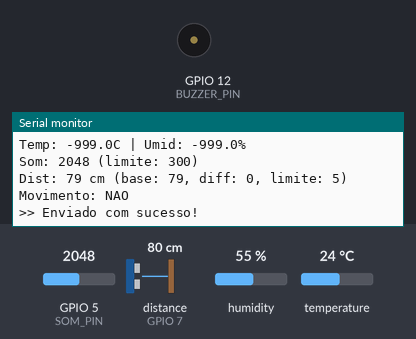
The sketch below on a simulated ESP32-S3. Parts: buzzer (waves = sounding, pin HIGH), the last lines printed to the serial monitor. Wiring (inferred from the names in the program): ultrasonic range finder: trigger GPIO 3; echo GPIO 7. The inputs (shaded band) are chosen by the test bench; at power-on: distance to the obstacle (sensor on GPIO 7) 80 cm, humidity 55 %, GPIO 5 (SOM_PIN) = 2048, temperature 24 °C. The echo pulse lasts 58.3 µs per cm; WiFi joins after 1.5 s; servers stay silent unless stated; uploads are accepted with an empty reply; pins used as bus, display or sensor lines are not drawn.

Above: at 5.1 s.
5.2 s: distance to the obstacle (sensor on GPIO 7) set to 2 cm
At 5.77 s:
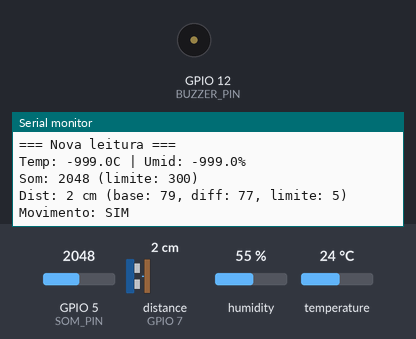
7.1 s: humidity set to 22 %
At 10.9 s:
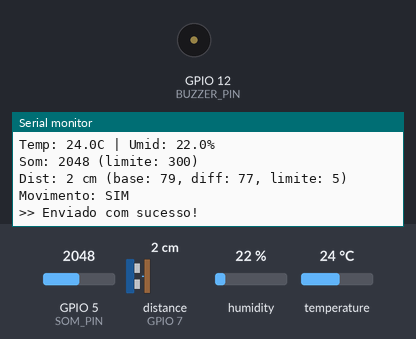
11.5 s: GPIO 5 (SOM_PIN) set to 2866
At 12.45 s:
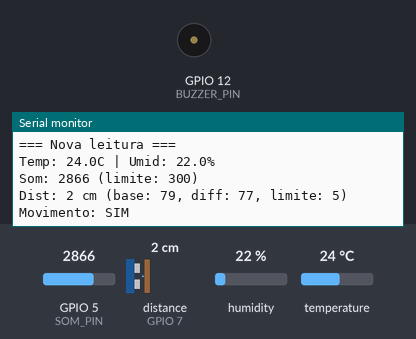
13.0 s: temperature set to 12 °C
At 14.0 s:
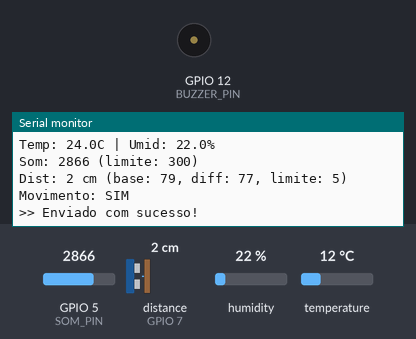
14.5 s: distance to the obstacle (sensor on GPIO 7) set to 4 cm
16.0 s: GPIO 5 (SOM_PIN) set to 3972
At 17.8 s:
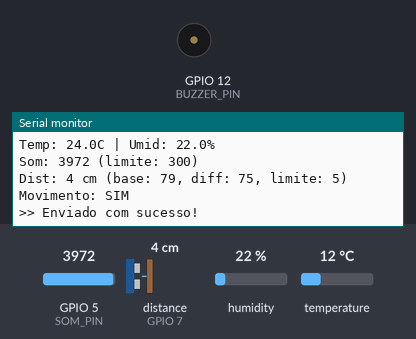
Timing chart, 0 to 18.5 s (numbered marks = the images above; inputs shaded):
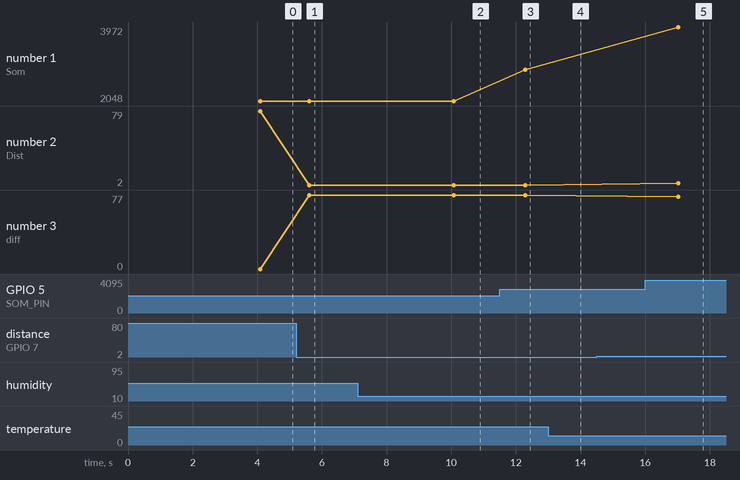

The sketch:

esp32_dht11.ino
```cpp
// ========================================
// MONITOR DE CASA - ESP32-S3
// DHT11/22 + Som + Ultrassonico + Buzzer
// ========================================

#include <WiFi.h>
#include <HTTPClient.h>
#include <DHT.h>

// === WIFI E SERVIDOR ===
const char* WIFI_SSID = "Mateus";
const char* WIFI_PASSWORD = "mateus2000";
const char* API_URL = "https://home-monitor-backend.onrender.com/api/temperatura";
const char* API_KEY = "1";
const char* BUZZER_URL = "https://home-monitor-backend.onrender.com/api/buzzer";
const char* RECALIBRAR_URL = "https://home-monitor-backend.onrender.com/api/recalibrar";
const char* RECALIBRAR_DONE_URL = "https://home-monitor-backend.onrender.com/api/recalibrar/done";

// === PINOS ===
#define DHTPIN 4
#define DHTTYPE DHT11
#define SOM_PIN 5
#define BUZZER_PIN 12
#define TRIG_PIN 3        // Ultrassonico Trig -> GPIO3 (lado esquerdo, funciona normal)
#define ECHO_PIN 7        // Ultrassonico Echo -> GPIO7 (lado esquerdo)

DHT dht(DHTPIN, DHTTYPE);

// === LIMITES ===
#define SOM_LIMITE_ALERTA 300
#define MOVIMENTO_TOLERANCIA 5    // cm

// === INTERVALOS (ms) ===
#define INTERVALO_SOM 1500
#define INTERVALO_DHT 10000
#define INTERVALO_KEEPALIVE 30000
#define INTERVALO_BUZZER 5000
#define INTERVALO_MOVIMENTO 500

// === SENSOR DE SOM ===
int lerNivelSom() {
  int maximo = 0;
  unsigned long fim = millis() + 50;
  while (millis() < fim) {
    int v = analogRead(SOM_PIN);
    if (v > maximo) maximo = v;
  }
  return maximo;
}

// === SENSOR ULTRASSONICO (HC-SR04) ===
long lerDistancia() {
  digitalWrite(TRIG_PIN, LOW);
  delayMicroseconds(2);
  digitalWrite(TRIG_PIN, HIGH);
  delayMicroseconds(10);
  digitalWrite(TRIG_PIN, LOW);
  long duracao = pulseIn(ECHO_PIN, HIGH, 20000);
  if (duracao == 0) return -1;
  return duracao * 0.0343 / 2;
}

long lerDistanciaMedia() {
  long soma = 0;
  int validas = 0;
  for (int i = 0; i < 5; i++) {
    long d = lerDistancia();
    Serial.printf("  Leitura %d: %ld cm\n", i + 1, d);
    if (d > 0) { soma += d; validas++; }
    delay(50);
  }
  if (validas == 0) {
    Serial.println("  NENHUMA leitura valida! Sensor desconectado ou pinos errados.");
    return -1;  // retorna -1 ao inves de 30 para diagnosticar
  }
  return soma / validas;
}

// === SENSOR DHT ===
float ultTempEnviada = -999;
float ultUmidEnviada = -999;
int   ultSomEnviado = -999;
float ultTempLida = -999;
float ultUmidLida = -999;

bool lerDHT() {
  float t = dht.readTemperature();
  float u = dht.readHumidity();
  if (!isnan(t) && !isnan(u)) {
    ultTempLida = t;
    ultUmidLida = u;
    return true;
  }
  return false;
}

// === ULTRASSONICO - ESTADO ===
long distanciaBase = -1;    // -1 = nao calibrado
bool movimentoDetectado = false;

// === TIMERS ===
unsigned long timerSom = 0;
unsigned long timerDHT = 0;
unsigned long timerKeepAlive = 0;
unsigned long timerBuzzer = 0;
unsigned long timerMovimento = 0;
unsigned long timerWifi = 0;
unsigned long ultimoAtividade = 0;

bool buzzerLigado = false;

// === CALIBRAR SENSOR ===
void calibrarSensor() {
  Serial.println("\n>>> CALIBRANDO SENSOR DE MOVIMENTO <<<");
  Serial.println("Certifique-se que NAO ha ninguem na frente do sensor!");
  delay(2000);

  distanciaBase = lerDistanciaMedia();

  if (distanciaBase <= 0) {
    Serial.println(">> FALHA NA CALIBRACAO! Sensor nao respondeu.");
    Serial.println(">> Verifique: Trig->GPIO3, Echo->GPIO7, VCC->5V, GND->GND");
  } else {
    Serial.printf(">> Calibracao OK! Distancia base: %ld cm\n", distanciaBase);
  }

  // Envia distancia base pro servidor
  if (WiFi.status() == WL_CONNECTED) {
    HTTPClient http;
    http.setTimeout(15000);
    http.begin(RECALIBRAR_DONE_URL);
    http.addHeader("Content-Type", "application/json");
    http.addHeader("x-api-key", API_KEY);
    String json = "{\"distancia\":" + String(distanciaBase) + "}";
    int httpCode = http.POST(json);
    if (httpCode == 200 || httpCode == 201) {
      Serial.println(">> Distancia base enviada ao servidor!");
    }
    http.end();
  }
}

// === CONSULTAR RECALIBRAR ===
void consultarRecalibrar() {
  if (WiFi.status() != WL_CONNECTED) return;

  HTTPClient http;
  http.setTimeout(10000);
  http.begin(RECALIBRAR_URL);
  http.addHeader("x-api-key", API_KEY);

  int httpCode = http.GET();
  if (httpCode == 200) {
    String resp = http.getString();
    if (resp.indexOf("\"pendente\":true") >= 0) {
      Serial.println("\n>> Servidor pediu RECALIBRACAO!");
      calibrarSensor();
      return;
    }
  }
  http.end();
}

// === ENVIAR DADOS AO SERVIDOR ===
void enviarDados() {
  float temperatura = ultTempLida;
  float umidade = ultUmidLida;

  Serial.println("\n=== Nova leitura ===");
  Serial.printf("Temp: %.1fC | Umid: %.1f%%\n", temperatura, umidade);

  if (isnan(temperatura) || isnan(umidade)) {
    Serial.println(">> Sensor NaN - pulando envio");
    return;
  }

  int nivelSom = lerNivelSom();
  Serial.printf("Som: %d (limite: %d)\n", nivelSom, SOM_LIMITE_ALERTA);

  // Le distancia atual para mostrar no serial
  long distAtual = lerDistancia();
  if (distAtual > 0 && distanciaBase > 0) {
    long diff = abs(distAtual - distanciaBase);
    Serial.printf("Dist: %ld cm (base: %ld, diff: %ld, limite: %d)\n",
                  distAtual, distanciaBase, diff, MOVIMENTO_TOLERANCIA);
  } else if (distAtual <= 0) {
    Serial.println("Dist: ERRO (sensor nao responde)");
  }

  Serial.printf("Movimento: %s\n", movimentoDetectado ? "SIM" : "NAO");

  String json = "{\"temperatura\":" + String(temperatura, 1) +
                ",\"umidade\":" + String(umidade, 1) +
                ",\"som\":" + String(nivelSom) +
                ",\"movimento\":" + String(movimentoDetectado ? "true" : "false") + "}";

  if (WiFi.status() != WL_CONNECTED) {
    Serial.println("WiFi off - pulando envio");
    return;
  }

  HTTPClient http;
  http.setTimeout(30000);
  http.begin(API_URL);
  http.addHeader("Content-Type", "application/json");
  http.addHeader("x-api-key", API_KEY);

  int httpCode = http.POST(json);
  if (httpCode == 200 || httpCode == 201) {
    Serial.println(">> Enviado com sucesso!");
    ultTempEnviada = temperatura;
    ultUmidEnviada = umidade;
    ultSomEnviado = nivelSom;
  } else if (httpCode > 0) {
    Serial.printf(">> Erro HTTP %d\n", httpCode);
  } else {
    Serial.println(">> Falha na conexao");
  }
  http.end();
  ultimoAtividade = millis();
}

// === CONSULTA BUZZER ===
void consultarBuzzer() {
  if (WiFi.status() != WL_CONNECTED) return;

  HTTPClient http;
  http.setTimeout(10000);
  http.begin(BUZZER_URL);
  http.addHeader("x-api-key", API_KEY);

  int httpCode = http.GET();
  if (httpCode == 200) {
    String resp = http.getString();
    buzzerLigado = resp.indexOf("\"ligado\":true") >= 0;
    Serial.printf("Buzzer: %s\n", buzzerLigado ? "LIGADO" : "desligado");
  }
  http.end();
}

// === SETUP ===
void setup() {
  Serial.begin(115200);

  Serial.println("\n=== MONITOR DE CASA ===");
  Serial.println("Sensores: DHT + Som + Ultrassonico + Buzzer");
  Serial.printf("DHT: GPIO%d | Som: GPIO%d | Buzzer: GPIO%d\n", DHTPIN, SOM_PIN, BUZZER_PIN);
  Serial.printf("Ultrassonico: Trig=GPIO%d Echo=GPIO%d\n", TRIG_PIN, ECHO_PIN);

  dht.begin();

  pinMode(BUZZER_PIN, OUTPUT);
  digitalWrite(BUZZER_PIN, LOW);

  pinMode(TRIG_PIN, OUTPUT);
  pinMode(ECHO_PIN, INPUT);

  WiFi.mode(WIFI_STA);
  WiFi.begin(WIFI_SSID, WIFI_PASSWORD);
  Serial.print("Conectando WiFi");

  unsigned long inicioWifi = millis();
  while (WiFi.status() != WL_CONNECTED && millis() - inicioWifi < 15000) {
    delay(500);
    Serial.print(".");
  }

  if (WiFi.status() == WL_CONNECTED) {
    Serial.printf("\nWiFi OK - IP: %s\n", WiFi.localIP().toString().c_str());
  } else {
    Serial.println("\nWiFi falhou - tentara no loop");
  }

  // CALIBRACAO INICIAL DO ULTRASSONICO
  calibrarSensor();

  ultimoAtividade = millis();
  Serial.println("\n=== Monitoramento iniciado! ===\n");
}

// === LOOP ===
void loop() {
  unsigned long agora = millis();

  // WiFi reconexao
  if (WiFi.status() != WL_CONNECTED && (agora - timerWifi > 5000)) {
    timerWifi = agora;
    WiFi.disconnect();
    WiFi.begin(WIFI_SSID, WIFI_PASSWORD);
  }

  // Watchdog: 5 min sem enviar = reinicia
  if (agora - ultimoAtividade > 300000) {
    Serial.println(">> 5 min sem atividade - reiniciando");
    ESP.restart();
  }

  // Som: a cada 1.5s
  if (agora - timerSom >= INTERVALO_SOM) {
    timerSom = agora;
    int som = lerNivelSom();
    if (abs(som - ultSomEnviado) >= 10) {
      Serial.printf("Som: %d -> %d\n", ultSomEnviado, som);
      ultSomEnviado = som;
      enviarDados();
    }
  }

  // DHT: a cada 10s
  if (agora - timerDHT >= INTERVALO_DHT) {
    timerDHT = agora;
    if (lerDHT()) {
      float t = ultTempLida;
      float u = ultUmidLida;
      if (fabs(t - ultTempEnviada) >= 0.1 || fabs(u - ultUmidEnviada) >= 0.5) {
        Serial.printf("DHT: %.1fC / %.1f%%\n", t, u);
        enviarDados();
      }
    } else {
      Serial.println(">> DHT: falha na leitura");
    }
  }

  // Ultrassonico (movimento): a cada 0.5s
  if (agora - timerMovimento >= INTERVALO_MOVIMENTO) {
    timerMovimento = agora;

    // So detecta se calibracao OK
    if (distanciaBase > 0) {
      long dist = lerDistancia();
      if (dist > 0) {
        long diferenca = abs(dist - distanciaBase);
        bool movimentoNovo = (diferenca >= MOVIMENTO_TOLERANCIA);
        if (movimentoNovo != movimentoDetectado) {
          movimentoDetectado = movimentoNovo;
          if (movimentoDetectado) {
            Serial.printf(">> MOVIMENTO! Dist: %ld cm (base: %ld)\n", dist, distanciaBase);
          } else {
            Serial.printf(">> Ambiente livre. Dist: %ld cm\n", dist);
          }
          enviarDados();
        }
      }
    } else {
      // Sensor nao calibrado - avisa a cada 10s
      static unsigned long ultAviso = 0;
      if (agora - ultAviso > 10000) {
        ultAviso = agora;
        Serial.println(">> Sensor nao calibrado! Calibre pelo site ou reinicie o ESP32.");
      }
    }
  }

  // Keep-alive: a cada 30s
  if (agora - timerKeepAlive >= INTERVALO_KEEPALIVE) {
    timerKeepAlive = agora;
    enviarDados();
  }

  // Buzzer: a cada 5s
  if (agora - timerBuzzer >= INTERVALO_BUZZER) {
    timerBuzzer = agora;
    consultarBuzzer();
    consultarRecalibrar();  // checa se site pediu recalibracao
  }

  // Controle do buzzer
  if (buzzerLigado) {
    ledcAttach(BUZZER_PIN, 3000, 8);
    ledcWrite(BUZZER_PIN, 240);
  } else {
    ledcDetach(BUZZER_PIN);
    digitalWrite(BUZZER_PIN, LOW);
  }

  delay(10);
}
```

Measured:
- after the input at 5.2 s, the serial monitor: prints a new line after 0.36 s (image 1)
- after the input at 7.1 s, the serial monitor: prints a new line after 2.9 s (image 2)
- after the input at 11.5 s, the serial monitor: prints a new line after 0.74 s (image 3)
- after the input at 16.0 s, the serial monitor: prints a new line after 0.97 s (image 5)
- plotted number 1: 2048 → 2866 after the input at 11.5 s, 2866 → 3972 after the input at 16.0 s
- plotted number 2: 2 → 4 after the input at 16.0 s
- plotted number 3: 0 → 77 after the input at 5.2 s, 77 → 75 after the input at 16.0 s
